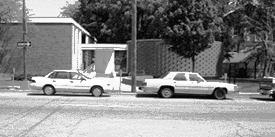
#> input picture 1June/T_car/data/test-1.pgm, 275 x 137 px
$ python resizeOne.py ../../../1June/T_car/data/test-1.pgm 100 100
#> lines starting #> are read from the running program, lines starting #| are printed output that depends on the picture
import os
import sys
import cv2
import numpy

image = sys.argv[1]
sizex = int(sys.argv[2])
sizey = int(sys.argv[3])

original = cv2.imread(image)
#> original is the input picture: shape (137, 275, 3); min 7, max 255, mean 133.3
res = cv2.resize(original, (sizex,sizey), interpolation = cv2.INTER_CUBIC)
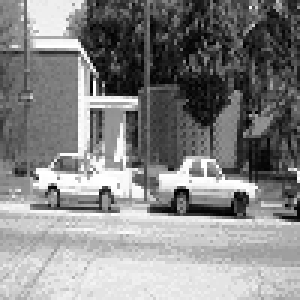
#> res: shape (100, 100, 3) (shown 3 times larger); min 0, max 255, mean 133.4

cv2.imwrite(image + "_copy", res)

$ run again, on 1June/T_car/data/test-102.pgm
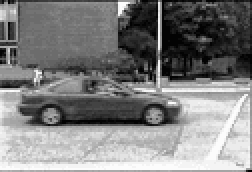
#> input picture 1June/T_car/data/test-102.pgm, 126 x 86 px (shown 2 times larger)
#> original is the input picture: shape (86, 126, 3); min 3, max 252, mean 127.1
#> `res = cv2.resize(original, (sizex,sizey), interpolation = cv2.INTER_CU..`:
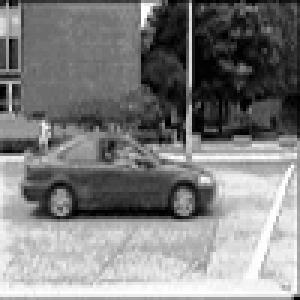
#> res: shape (100, 100, 3) (shown 3 times larger); min 0, max 255, mean 127.1

$ run again, on 1June/T_car/data/test-107.pgm
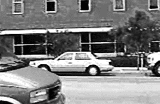
#> input picture 1June/T_car/data/test-107.pgm, 160 x 104 px
#> original is the input picture: shape (104, 160, 3); min 3, max 255, mean 126.8
#> `res = cv2.resize(original, (sizex,sizey), interpolation = cv2.INTER_CU..`:
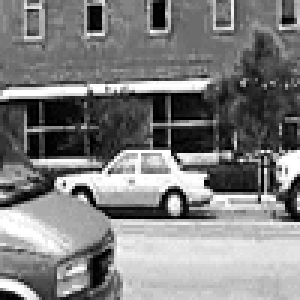
#> res: shape (100, 100, 3) (shown 3 times larger); min 0, max 255, mean 126.8

$ run again, on 1June/T_car/data/test-109.pgm
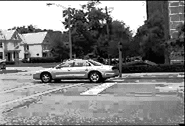
#> input picture 1June/T_car/data/test-109.pgm, 185 x 126 px
#> original is the input picture: shape (126, 185, 3); min 4, max 255, mean 130.2
#> `res = cv2.resize(original, (sizex,sizey), interpolation = cv2.INTER_CU..`:
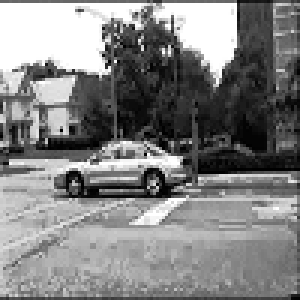
#> res: shape (100, 100, 3) (shown 3 times larger); min 0, max 255, mean 130
